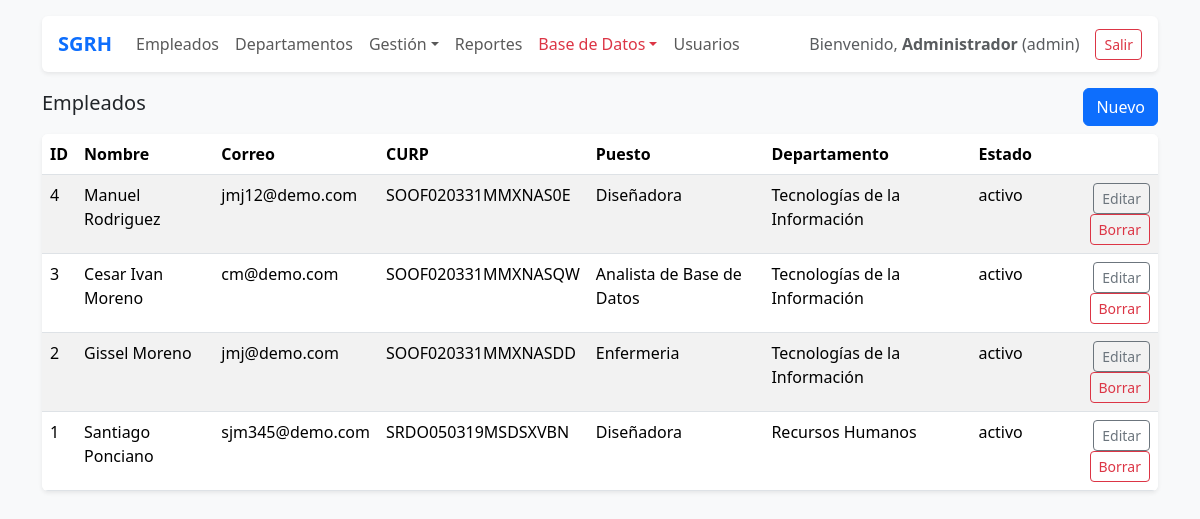
The app's page /public/?route=empleados (signed in), older data.
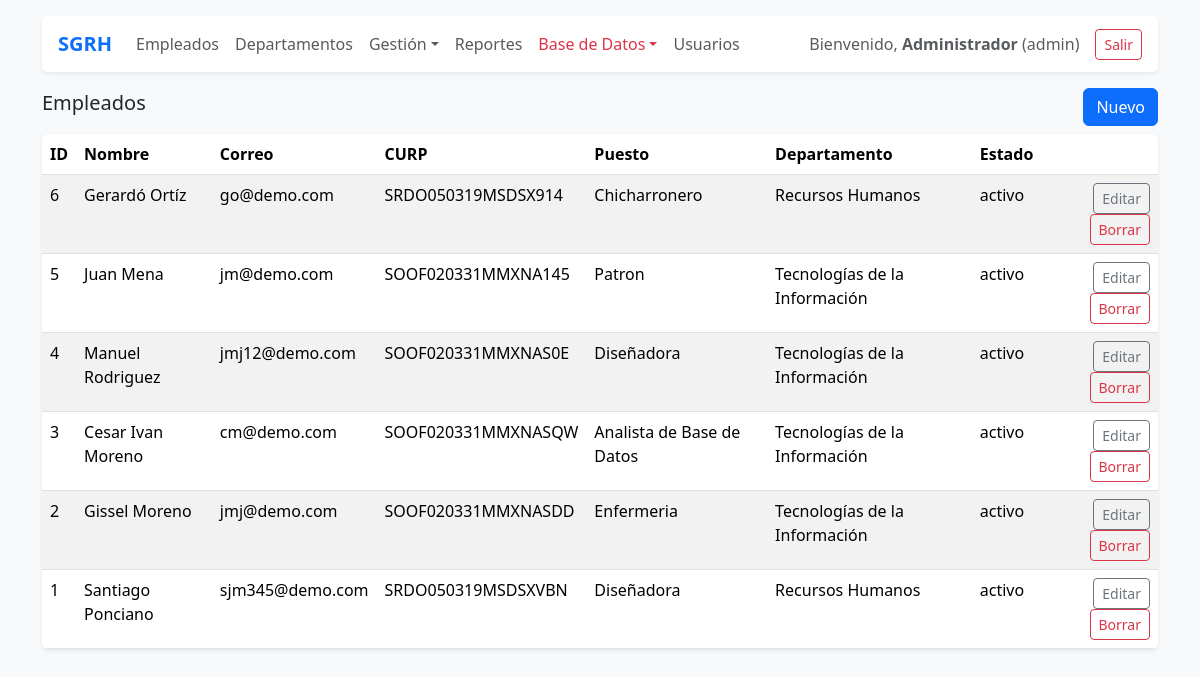
The same page, newer data.
### tables this page shows
CREATE TABLE `empleados` (
  `id` int(11) NOT NULL AUTO_INCREMENT,
  `user_id` int(11) NOT NULL,
  `nombre` varchar(100) NOT NULL,
  `apellidos` varchar(150) NOT NULL,
  `genero` enum('masculino','femenino','otro') NOT NULL,
  `correo` varchar(150) NOT NULL,
  `curp` char(18) NOT NULL,
  `puesto` varchar(100) DEFAULT NULL,
  `departamento_id` int(11) NOT NULL,
  `estado` enum('activo','baja') NOT NULL DEFAULT 'activo',
  `created_at` timestamp NOT NULL DEFAULT current_timestamp(),
  `updated_at` timestamp NOT NULL DEFAULT current_timestamp() ON UPDATE current_timestamp(),
  PRIMARY KEY (`id`),
  UNIQUE KEY `correo` (`correo`),
  UNIQUE KEY `curp` (`curp`),
  KEY `fk_empleado_departamento` (`departamento_id`),
  CONSTRAINT `fk_empleado_departamento` FOREIGN KEY (`departamento_id`) REFERENCES `departamentos` (`id`) ON UPDATE CASCADE
);

CREATE TABLE `departamentos` (
  `id` int(11) NOT NULL AUTO_INCREMENT,
  `nombre` varchar(100) NOT NULL,
  `descripcion` text DEFAULT NULL,
  `created_at` timestamp NOT NULL DEFAULT current_timestamp(),
  `updated_at` timestamp NOT NULL DEFAULT current_timestamp() ON UPDATE current_timestamp(),
  PRIMARY KEY (`id`),
  UNIQUE KEY `nombre` (`nombre`)
);

### app/core/Controller.php (called while the page is built, shortened)
<?php
class Controller {
    protected function view(string $template, array $data = []) {
        extract($data);
        $viewPath = __DIR__ . '/../views/' . $template . '.php';
        include __DIR__ . '/../views/layout/header.php';
        include __DIR__ . '/../views/layout/nav.php';
        include $viewPath;
        include __DIR__ . '/../views/layout/footer.php';
    }
}

### app/controllers/EmpleadosController.php (called while the page is built, shortened)
<?php
class EmpleadosController extends Controller {
    public function index() {
        $empleados = Empleado::all();
        $this->view('empleados/index', compact('empleados','departamentos'));
    }
}

### app/models/Empleado.php (called while the page is built, shortened)
<?php
class Empleado {
    public static function all() {
        $db = Database::getInstance();
        $sql = "SELECT e.*, d.nombre AS departamento
                FROM empleados e
                LEFT JOIN departamentos d ON d.id = e.departamento_id
                ORDER BY e.id DESC";
        return $db->query($sql)->fetchAll();
    }
}

### app/views/empleados/index.php (the view, shortened to what this page needs)
<div class="d-flex justify-content-between align-items-center mb-2">
  <h5>Empleados</h5>
  <a class="btn btn-primary" href="/SGRH_PHP_MVC/public/?route=empleados_create">Nuevo</a>
</div>
<div class="table-responsive bg-white rounded shadow-sm">
<table class="table table-striped m-0">
  <thead>
    <tr>
      <th>ID</th>
      <th>Nombre</th>
      <th>Correo</th>
      <th>CURP</th>
      <th>Puesto</th>
      <th>Departamento</th>
      <th>Estado</th>
      <th></th>
    </tr>
  </thead>
  <tbody>
    <?php foreach($empleados as $e): ?>
    <tr>
      <td><?= $e['id'] ?></td>
      <td><?= htmlspecialchars($e['nombre'] . ' ' . $e['apellidos']) ?></td>
      <td><?= htmlspecialchars($e['correo']) ?></td>
      <td><?= htmlspecialchars($e['curp']) ?></td>
      <td><?= htmlspecialchars($e['puesto']) ?></td>
      <td><?= htmlspecialchars($e['departamento']) ?></td>
      <td><?= htmlspecialchars($e['estado']) ?></td>
      <td class="text-end">
        <a class="btn btn-sm btn-outline-secondary" href="/SGRH_PHP_MVC/public/?route=empleados_edit&id=<?= $e['id'] ?>">Editar</a>
        <form class="d-inline" method="post" action="/SGRH_PHP_MVC/public/?route=empleados_delete" onsubmit="return confirm('¿Eliminar?')">
          <button class="btn btn-sm btn-outline-danger">Borrar</button>
        </form>
      </td>
    </tr>
    <?php endforeach; ?>
  </tbody>
</table>
</div>

Row changes from the older to the newer data that the page shows:
added empleados: id "6", nombre+apellidos "Gerardó Ortíz", correo "go@demo.com", curp "SRDO050319MSDSX914", puesto "Chicharronero", departamento.nombre "Recursos Humanos", estado "activo"
added empleados: id "5", nombre+apellidos "Juan Mena", correo "jm@demo.com", curp "SOOF020331MMXNA145", puesto "Patron", departamento.nombre "Tecnologías de la Información", estado "activo"
